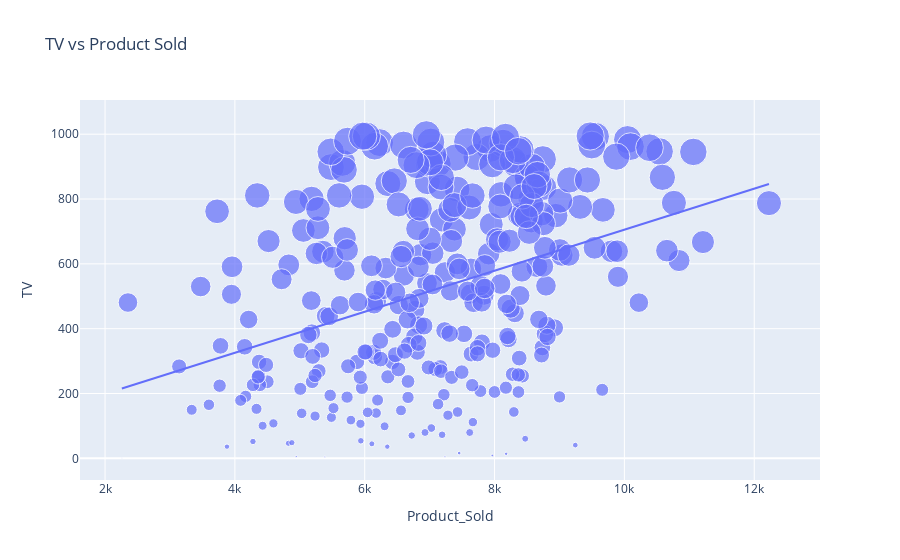
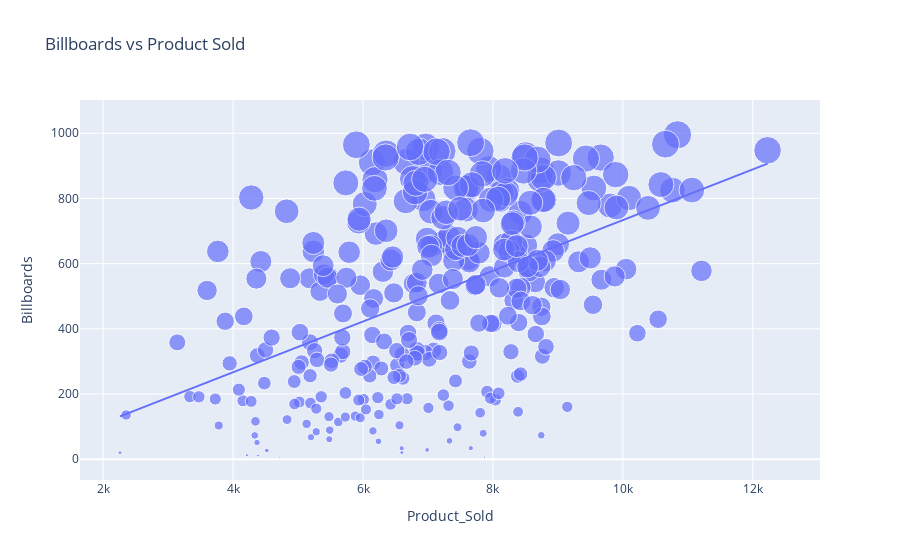
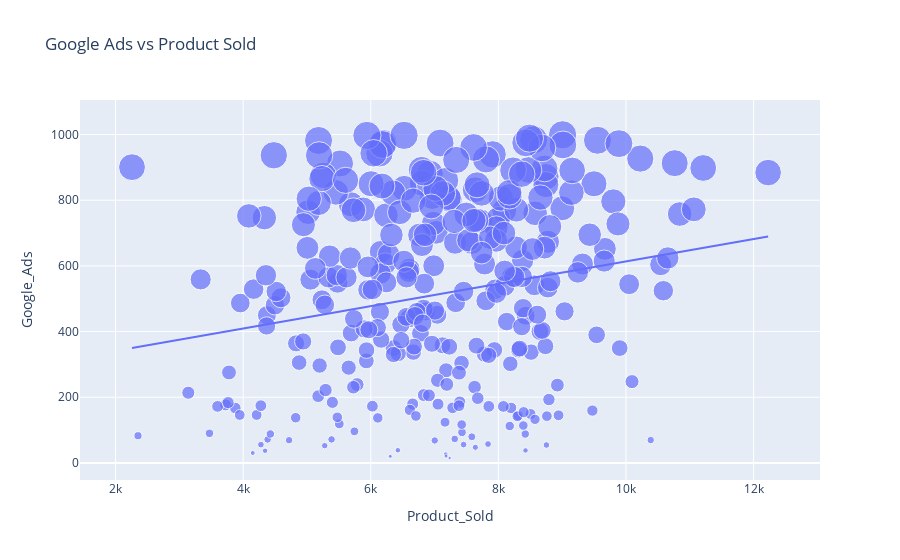
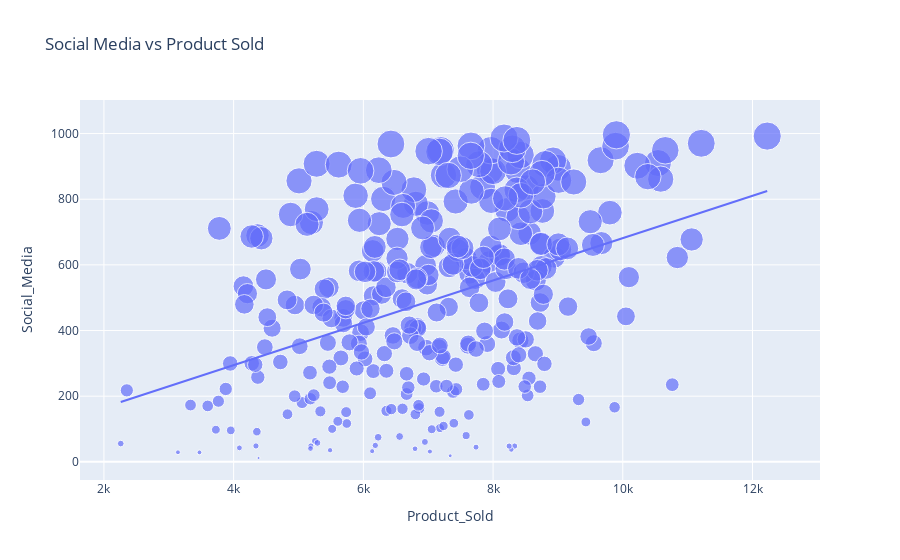

Notebook source saved alongside these figures, in order:
### Code cell
fig_tv.show()
fig_billboards.show()
fig_google_ads.show()
fig_social_media.show()
fig_influencer_marketing.show()
fig_affiliate_marketing.show()

### Figure 1 — Plotly figure (JSON) as saved in the notebook; plotly's stock layout.template omitted (floating-point values rounded to 4 significant figures; data arrays with more than 128 entries replaced by an {"elided": "..."} marker saying what was removed)
{"data": [{"hovertemplate": "Product_Sold=%{x}<br>TV=%{marker.size}<extra></extra>", "legendgroup": "", "marker": {"color": "#636efa", "size": {"elided": "300 float values"}, "sizemode": "area", "sizeref": 2.495, "symbol": "circle"}, "mode": "markers", "name": "", "orientation": "v", "showlegend": false, "type": "scatter", "x": {"elided": "300 int values"}, "xaxis": "x", "y": {"elided": "300 float values"}, "yaxis": "y"}, {"hovertemplate": "<b>OLS trendline</b><br>TV = 0.0632892 * Product_Sold + 72.4112<br>R<sup>2</sup>=0.140046<br><br>Product_Sold=%{x}<br>TV=%{y} <b>(trend)</b><extra></extra>", "legendgroup": "", "marker": {"color": "#636efa", "symbol": "circle"}, "mode": "lines", "name": "", "showlegend": false, "type": "scatter", "x": {"elided": "300 int values"}, "xaxis": "x", "y": {"elided": "300 float values"}, "yaxis": "y"}], "layout": {"legend": {"itemsizing": "constant", "tracegroupgap": 0}, "title": {"text": "TV vs Product Sold"}, "xaxis": {"anchor": "y", "domain": [0, 1], "title": {"text": "Product_Sold"}}, "yaxis": {"anchor": "x", "domain": [0, 1], "title": {"text": "TV"}}}}

### Figure 2 — Plotly figure (JSON) as saved in the notebook; plotly's stock layout.template omitted (floating-point values rounded to 4 significant figures; data arrays with more than 128 entries replaced by an {"elided": "..."} marker saying what was removed)
{"data": [{"hovertemplate": "Product_Sold=%{x}<br>Billboards=%{marker.size}<extra></extra>", "legendgroup": "", "marker": {"color": "#636efa", "size": {"elided": "300 float values"}, "sizemode": "area", "sizeref": 2.488, "symbol": "circle"}, "mode": "markers", "name": "", "orientation": "v", "showlegend": false, "type": "scatter", "x": {"elided": "300 int values"}, "xaxis": "x", "y": {"elided": "300 float values"}, "yaxis": "y"}, {"hovertemplate": "<b>OLS trendline</b><br>Billboards = 0.0778156 * Product_Sold + -44.5176<br>R<sup>2</sup>=0.230970<br><br>Product_Sold=%{x}<br>Billboards=%{y} <b>(trend)</b><extra></extra>", "legendgroup": "", "marker": {"color": "#636efa", "symbol": "circle"}, "mode": "lines", "name": "", "showlegend": false, "type": "scatter", "x": {"elided": "300 int values"}, "xaxis": "x", "y": {"elided": "300 float values"}, "yaxis": "y"}], "layout": {"legend": {"itemsizing": "constant", "tracegroupgap": 0}, "title": {"text": "Billboards vs Product Sold"}, "xaxis": {"anchor": "y", "domain": [0, 1], "title": {"text": "Product_Sold"}}, "yaxis": {"anchor": "x", "domain": [0, 1], "title": {"text": "Billboards"}}}}

### Figure 3 — Plotly figure (JSON) as saved in the notebook; plotly's stock layout.template omitted (floating-point values rounded to 4 significant figures; data arrays with more than 128 entries replaced by an {"elided": "..."} marker saying what was removed)
{"data": [{"hovertemplate": "Product_Sold=%{x}<br>Google_Ads=%{marker.size}<extra></extra>", "legendgroup": "", "marker": {"color": "#636efa", "size": {"elided": "300 float values"}, "sizemode": "area", "sizeref": 2.498, "symbol": "circle"}, "mode": "markers", "name": "", "orientation": "v", "showlegend": false, "type": "scatter", "x": {"elided": "300 int values"}, "xaxis": "x", "y": {"elided": "300 float values"}, "yaxis": "y"}, {"hovertemplate": "<b>OLS trendline</b><br>Google_Ads = 0.0341241 * Product_Sold + 272.5<br>R<sup>2</sup>=0.041485<br><br>Product_Sold=%{x}<br>Google_Ads=%{y} <b>(trend)</b><extra></extra>", "legendgroup": "", "marker": {"color": "#636efa", "symbol": "circle"}, "mode": "lines", "name": "", "showlegend": false, "type": "scatter", "x": {"elided": "300 int values"}, "xaxis": "x", "y": {"elided": "300 float values"}, "yaxis": "y"}], "layout": {"legend": {"itemsizing": "constant", "tracegroupgap": 0}, "title": {"text": "Google Ads vs Product Sold"}, "xaxis": {"anchor": "y", "domain": [0, 1], "title": {"text": "Product_Sold"}}, "yaxis": {"anchor": "x", "domain": [0, 1], "title": {"text": "Google_Ads"}}}}

### Figure 4 — Plotly figure (JSON) as saved in the notebook; plotly's stock layout.template omitted (floating-point values rounded to 4 significant figures; data arrays with more than 128 entries replaced by an {"elided": "..."} marker saying what was removed)
{"data": [{"hovertemplate": "Product_Sold=%{x}<br>Social_Media=%{marker.size}<extra></extra>", "legendgroup": "", "marker": {"color": "#636efa", "size": {"elided": "300 float values"}, "sizemode": "area", "sizeref": 2.49, "symbol": "circle"}, "mode": "markers", "name": "", "orientation": "v", "showlegend": false, "type": "scatter", "x": {"elided": "300 int values"}, "xaxis": "x", "y": {"elided": "300 float values"}, "yaxis": "y"}, {"hovertemplate": "<b>OLS trendline</b><br>Social_Media = 0.0644814 * Product_Sold + 36.3973<br>R<sup>2</sup>=0.160872<br><br>Product_Sold=%{x}<br>Social_Media=%{y} <b>(trend)</b><extra></extra>", "legendgroup": "", "marker": {"color": "#636efa", "symbol": "circle"}, "mode": "lines", "name": "", "showlegend": false, "type": "scatter", "x": {"elided": "300 int values"}, "xaxis": "x", "y": {"elided": "300 float values"}, "yaxis": "y"}], "layout": {"legend": {"itemsizing": "constant", "tracegroupgap": 0}, "title": {"text": "Social Media vs Product Sold"}, "xaxis": {"anchor": "y", "domain": [0, 1], "title": {"text": "Product_Sold"}}, "yaxis": {"anchor": "x", "domain": [0, 1], "title": {"text": "Social_Media"}}}}
